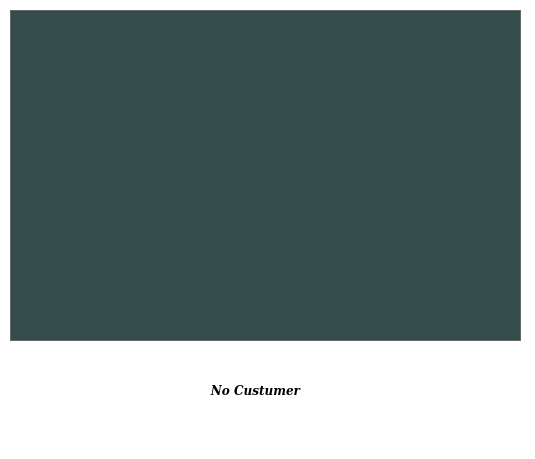
<?xml version="1.0" encoding="UTF-8"?>
<ui version="4.0">
 <class>Odyssey_S</class>
 <widget class="QMainWindow" name="Odyssey_S">
  <property name="geometry">
   <rect>
    <x>0</x>
    <y>0</y>
    <width>535</width>
    <height>459</height>
   </rect>
  </property>
  <property name="minimumSize">
   <size>
    <width>535</width>
    <height>459</height>
   </size>
  </property>
  <property name="maximumSize">
   <size>
    <width>535</width>
    <height>459</height>
   </size>
  </property>
  <property name="palette">
   <palette>
    <active>
     <colorrole role="WindowText">
      <brush brushstyle="SolidPattern">
       <color alpha="255">
        <red>0</red>
        <green>0</green>
        <blue>0</blue>
       </color>
      </brush>
     </colorrole>
     <colorrole role="Button">
      <brush brushstyle="SolidPattern">
       <color alpha="255">
        <red>95</red>
        <green>95</green>
        <blue>95</blue>
       </color>
      </brush>
     </colorrole>
     <colorrole role="Light">
      <brush brushstyle="SolidPattern">
       <color alpha="255">
        <red>255</red>
        <green>255</green>
        <blue>255</blue>
       </color>
      </brush>
     </colorrole>
     <colorrole role="Midlight">
      <brush brushstyle="SolidPattern">
       <color alpha="255">
        <red>255</red>
        <green>255</green>
        <blue>255</blue>
       </color>
      </brush>
     </colorrole>
     <colorrole role="Dark">
      <brush brushstyle="SolidPattern">
       <color alpha="255">
        <red>127</red>
        <green>127</green>
        <blue>127</blue>
       </color>
      </brush>
     </colorrole>
     <colorrole role="Mid">
      <brush brushstyle="SolidPattern">
       <color alpha="255">
        <red>170</red>
        <green>170</green>
        <blue>170</blue>
       </color>
      </brush>
     </colorrole>
     <colorrole role="Text">
      <brush brushstyle="SolidPattern">
       <color alpha="255">
        <red>0</red>
        <green>0</green>
        <blue>0</blue>
       </color>
      </brush>
     </colorrole>
     <colorrole role="BrightText">
      <brush brushstyle="SolidPattern">
       <color alpha="255">
        <red>255</red>
        <green>255</green>
        <blue>255</blue>
       </color>
      </brush>
     </colorrole>
     <colorrole role="ButtonText">
      <brush brushstyle="SolidPattern">
       <color alpha="255">
        <red>0</red>
        <green>0</green>
        <blue>0</blue>
       </color>
      </brush>
     </colorrole>
     <colorrole role="Base">
      <brush brushstyle="SolidPattern">
       <color alpha="255">
        <red>255</red>
        <green>255</green>
        <blue>255</blue>
       </color>
      </brush>
     </colorrole>
     <colorrole role="Window">
      <brush brushstyle="SolidPattern">
       <color alpha="255">
        <red>255</red>
        <green>255</green>
        <blue>255</blue>
       </color>
      </brush>
     </colorrole>
     <colorrole role="Shadow">
      <brush brushstyle="SolidPattern">
       <color alpha="255">
        <red>0</red>
        <green>0</green>
        <blue>0</blue>
       </color>
      </brush>
     </colorrole>
     <colorrole role="AlternateBase">
      <brush brushstyle="SolidPattern">
       <color alpha="255">
        <red>255</red>
        <green>255</green>
        <blue>255</blue>
       </color>
      </brush>
     </colorrole>
     <colorrole role="ToolTipBase">
      <brush brushstyle="SolidPattern">
       <color alpha="255">
        <red>255</red>
        <green>255</green>
        <blue>220</blue>
       </color>
      </brush>
     </colorrole>
     <colorrole role="ToolTipText">
      <brush brushstyle="SolidPattern">
       <color alpha="255">
        <red>0</red>
        <green>0</green>
        <blue>0</blue>
       </color>
      </brush>
     </colorrole>
    </active>
    <inactive>
     <colorrole role="WindowText">
      <brush brushstyle="SolidPattern">
       <color alpha="255">
        <red>0</red>
        <green>0</green>
        <blue>0</blue>
       </color>
      </brush>
     </colorrole>
     <colorrole role="Button">
      <brush brushstyle="SolidPattern">
       <color alpha="255">
        <red>95</red>
        <green>95</green>
        <blue>95</blue>
       </color>
      </brush>
     </colorrole>
     <colorrole role="Light">
      <brush brushstyle="SolidPattern">
       <color alpha="255">
        <red>255</red>
        <green>255</green>
        <blue>255</blue>
       </color>
      </brush>
     </colorrole>
     <colorrole role="Midlight">
      <brush brushstyle="SolidPattern">
       <color alpha="255">
        <red>255</red>
        <green>255</green>
        <blue>255</blue>
       </color>
      </brush>
     </colorrole>
     <colorrole role="Dark">
      <brush brushstyle="SolidPattern">
       <color alpha="255">
        <red>127</red>
        <green>127</green>
        <blue>127</blue>
       </color>
      </brush>
     </colorrole>
     <colorrole role="Mid">
      <brush brushstyle="SolidPattern">
       <color alpha="255">
        <red>170</red>
        <green>170</green>
        <blue>170</blue>
       </color>
      </brush>
     </colorrole>
     <colorrole role="Text">
      <brush brushstyle="SolidPattern">
       <color alpha="255">
        <red>0</red>
        <green>0</green>
        <blue>0</blue>
       </color>
      </brush>
     </colorrole>
     <colorrole role="BrightText">
      <brush brushstyle="SolidPattern">
       <color alpha="255">
        <red>255</red>
        <green>255</green>
        <blue>255</blue>
       </color>
      </brush>
     </colorrole>
     <colorrole role="ButtonText">
      <brush brushstyle="SolidPattern">
       <color alpha="255">
        <red>0</red>
        <green>0</green>
        <blue>0</blue>
       </color>
      </brush>
     </colorrole>
     <colorrole role="Base">
      <brush brushstyle="SolidPattern">
       <color alpha="255">
        <red>255</red>
        <green>255</green>
        <blue>255</blue>
       </color>
      </brush>
     </colorrole>
     <colorrole role="Window">
      <brush brushstyle="SolidPattern">
       <color alpha="255">
        <red>255</red>
        <green>255</green>
        <blue>255</blue>
       </color>
      </brush>
     </colorrole>
     <colorrole role="Shadow">
      <brush brushstyle="SolidPattern">
       <color alpha="255">
        <red>0</red>
        <green>0</green>
        <blue>0</blue>
       </color>
      </brush>
     </colorrole>
     <colorrole role="AlternateBase">
      <brush brushstyle="SolidPattern">
       <color alpha="255">
        <red>255</red>
        <green>255</green>
        <blue>255</blue>
       </color>
      </brush>
     </colorrole>
     <colorrole role="ToolTipBase">
      <brush brushstyle="SolidPattern">
       <color alpha="255">
        <red>255</red>
        <green>255</green>
        <blue>220</blue>
       </color>
      </brush>
     </colorrole>
     <colorrole role="ToolTipText">
      <brush brushstyle="SolidPattern">
       <color alpha="255">
        <red>0</red>
        <green>0</green>
        <blue>0</blue>
       </color>
      </brush>
     </colorrole>
    </inactive>
    <disabled>
     <colorrole role="WindowText">
      <brush brushstyle="SolidPattern">
       <color alpha="255">
        <red>127</red>
        <green>127</green>
        <blue>127</blue>
       </color>
      </brush>
     </colorrole>
     <colorrole role="Button">
      <brush brushstyle="SolidPattern">
       <color alpha="255">
        <red>95</red>
        <green>95</green>
        <blue>95</blue>
       </color>
      </brush>
     </colorrole>
     <colorrole role="Light">
      <brush brushstyle="SolidPattern">
       <color alpha="255">
        <red>255</red>
        <green>255</green>
        <blue>255</blue>
       </color>
      </brush>
     </colorrole>
     <colorrole role="Midlight">
      <brush brushstyle="SolidPattern">
       <color alpha="255">
        <red>255</red>
        <green>255</green>
        <blue>255</blue>
       </color>
      </brush>
     </colorrole>
     <colorrole role="Dark">
      <brush brushstyle="SolidPattern">
       <color alpha="255">
        <red>127</red>
        <green>127</green>
        <blue>127</blue>
       </color>
      </brush>
     </colorrole>
     <colorrole role="Mid">
      <brush brushstyle="SolidPattern">
       <color alpha="255">
        <red>170</red>
        <green>170</green>
        <blue>170</blue>
       </color>
      </brush>
     </colorrole>
     <colorrole role="Text">
      <brush brushstyle="SolidPattern">
       <color alpha="255">
        <red>127</red>
        <green>127</green>
        <blue>127</blue>
       </color>
      </brush>
     </colorrole>
     <colorrole role="BrightText">
      <brush brushstyle="SolidPattern">
       <color alpha="255">
        <red>255</red>
        <green>255</green>
        <blue>255</blue>
       </color>
      </brush>
     </colorrole>
     <colorrole role="ButtonText">
      <brush brushstyle="SolidPattern">
       <color alpha="255">
        <red>127</red>
        <green>127</green>
        <blue>127</blue>
       </color>
      </brush>
     </colorrole>
     <colorrole role="Base">
      <brush brushstyle="SolidPattern">
       <color alpha="255">
        <red>255</red>
        <green>255</green>
        <blue>255</blue>
       </color>
      </brush>
     </colorrole>
     <colorrole role="Window">
      <brush brushstyle="SolidPattern">
       <color alpha="255">
        <red>255</red>
        <green>255</green>
        <blue>255</blue>
       </color>
      </brush>
     </colorrole>
     <colorrole role="Shadow">
      <brush brushstyle="SolidPattern">
       <color alpha="255">
        <red>0</red>
        <green>0</green>
        <blue>0</blue>
       </color>
      </brush>
     </colorrole>
     <colorrole role="AlternateBase">
      <brush brushstyle="SolidPattern">
       <color alpha="255">
        <red>255</red>
        <green>255</green>
        <blue>255</blue>
       </color>
      </brush>
     </colorrole>
     <colorrole role="ToolTipBase">
      <brush brushstyle="SolidPattern">
       <color alpha="255">
        <red>255</red>
        <green>255</green>
        <blue>220</blue>
       </color>
      </brush>
     </colorrole>
     <colorrole role="ToolTipText">
      <brush brushstyle="SolidPattern">
       <color alpha="255">
        <red>0</red>
        <green>0</green>
        <blue>0</blue>
       </color>
      </brush>
     </colorrole>
    </disabled>
   </palette>
  </property>
  <property name="windowTitle">
   <string>Odyssey_S</string>
  </property>
  <widget class="QWidget" name="centralWidget">
   <widget class="QLabel" name="label">
    <property name="geometry">
     <rect>
      <x>20</x>
      <y>350</y>
      <width>71</width>
      <height>81</height>
     </rect>
    </property>
    <property name="text">
     <string/>
    </property>
    <property name="pixmap">
     <pixmap>:/img/xml.png</pixmap>
    </property>
    <property name="scaledContents">
     <bool>true</bool>
    </property>
   </widget>
   <widget class="QLabel" name="label_2">
    <property name="geometry">
     <rect>
      <x>420</x>
      <y>350</y>
      <width>71</width>
      <height>81</height>
     </rect>
    </property>
    <property name="text">
     <string/>
    </property>
    <property name="pixmap">
     <pixmap>:/img/json.png</pixmap>
    </property>
    <property name="scaledContents">
     <bool>true</bool>
    </property>
   </widget>
   <widget class="QLabel" name="label_3">
    <property name="geometry">
     <rect>
      <x>150</x>
      <y>380</y>
      <width>211</width>
      <height>20</height>
     </rect>
    </property>
    <property name="font">
     <font>
      <family>DejaVu Serif</family>
      <weight>75</weight>
      <italic>true</italic>
      <bold>true</bold>
     </font>
    </property>
    <property name="text">
     <string>No Custumer</string>
    </property>
    <property name="alignment">
     <set>Qt::AlignCenter</set>
    </property>
   </widget>
   <widget class="QPlainTextEdit" name="plainTextEdit">
    <property name="enabled">
     <bool>true</bool>
    </property>
    <property name="geometry">
     <rect>
      <x>10</x>
      <y>10</y>
      <width>511</width>
      <height>331</height>
     </rect>
    </property>
    <property name="palette">
     <palette>
      <active>
       <colorrole role="WindowText">
        <brush brushstyle="SolidPattern">
         <color alpha="255">
          <red>0</red>
          <green>0</green>
          <blue>0</blue>
         </color>
        </brush>
       </colorrole>
       <colorrole role="Button">
        <brush brushstyle="SolidPattern">
         <color alpha="255">
          <red>135</red>
          <green>135</green>
          <blue>135</blue>
         </color>
        </brush>
       </colorrole>
       <colorrole role="Light">
        <brush brushstyle="SolidPattern">
         <color alpha="255">
          <red>203</red>
          <green>203</green>
          <blue>203</blue>
         </color>
        </brush>
       </colorrole>
       <colorrole role="Midlight">
        <brush brushstyle="SolidPattern">
         <color alpha="255">
          <red>169</red>
          <green>169</green>
          <blue>169</blue>
         </color>
        </brush>
       </colorrole>
       <colorrole role="Dark">
        <brush brushstyle="SolidPattern">
         <color alpha="255">
          <red>67</red>
          <green>67</green>
          <blue>67</blue>
         </color>
        </brush>
       </colorrole>
       <colorrole role="Mid">
        <brush brushstyle="SolidPattern">
         <color alpha="255">
          <red>90</red>
          <green>90</green>
          <blue>90</blue>
         </color>
        </brush>
       </colorrole>
       <colorrole role="Text">
        <brush brushstyle="SolidPattern">
         <color alpha="255">
          <red>0</red>
          <green>0</green>
          <blue>0</blue>
         </color>
        </brush>
       </colorrole>
       <colorrole role="BrightText">
        <brush brushstyle="SolidPattern">
         <color alpha="255">
          <red>255</red>
          <green>255</green>
          <blue>255</blue>
         </color>
        </brush>
       </colorrole>
       <colorrole role="ButtonText">
        <brush brushstyle="SolidPattern">
         <color alpha="255">
          <red>0</red>
          <green>0</green>
          <blue>0</blue>
         </color>
        </brush>
       </colorrole>
       <colorrole role="Base">
        <brush brushstyle="SolidPattern">
         <color alpha="255">
          <red>51</red>
          <green>77</green>
          <blue>77</blue>
         </color>
        </brush>
       </colorrole>
       <colorrole role="Window">
        <brush brushstyle="SolidPattern">
         <color alpha="255">
          <red>135</red>
          <green>135</green>
          <blue>135</blue>
         </color>
        </brush>
       </colorrole>
       <colorrole role="Shadow">
        <brush brushstyle="SolidPattern">
         <color alpha="255">
          <red>0</red>
          <green>0</green>
          <blue>0</blue>
         </color>
        </brush>
       </colorrole>
       <colorrole role="AlternateBase">
        <brush brushstyle="SolidPattern">
         <color alpha="255">
          <red>195</red>
          <green>195</green>
          <blue>195</blue>
         </color>
        </brush>
       </colorrole>
       <colorrole role="ToolTipBase">
        <brush brushstyle="SolidPattern">
         <color alpha="255">
          <red>255</red>
          <green>255</green>
          <blue>220</blue>
         </color>
        </brush>
       </colorrole>
       <colorrole role="ToolTipText">
        <brush brushstyle="SolidPattern">
         <color alpha="255">
          <red>0</red>
          <green>0</green>
          <blue>0</blue>
         </color>
        </brush>
       </colorrole>
      </active>
      <inactive>
       <colorrole role="WindowText">
        <brush brushstyle="SolidPattern">
         <color alpha="255">
          <red>0</red>
          <green>0</green>
          <blue>0</blue>
         </color>
        </brush>
       </colorrole>
       <colorrole role="Button">
        <brush brushstyle="SolidPattern">
         <color alpha="255">
          <red>135</red>
          <green>135</green>
          <blue>135</blue>
         </color>
        </brush>
       </colorrole>
       <colorrole role="Light">
        <brush brushstyle="SolidPattern">
         <color alpha="255">
          <red>203</red>
          <green>203</green>
          <blue>203</blue>
         </color>
        </brush>
       </colorrole>
       <colorrole role="Midlight">
        <brush brushstyle="SolidPattern">
         <color alpha="255">
          <red>169</red>
          <green>169</green>
          <blue>169</blue>
         </color>
        </brush>
       </colorrole>
       <colorrole role="Dark">
        <brush brushstyle="SolidPattern">
         <color alpha="255">
          <red>67</red>
          <green>67</green>
          <blue>67</blue>
         </color>
        </brush>
       </colorrole>
       <colorrole role="Mid">
        <brush brushstyle="SolidPattern">
         <color alpha="255">
          <red>90</red>
          <green>90</green>
          <blue>90</blue>
         </color>
        </brush>
       </colorrole>
       <colorrole role="Text">
        <brush brushstyle="SolidPattern">
         <color alpha="255">
          <red>0</red>
          <green>0</green>
          <blue>0</blue>
         </color>
        </brush>
       </colorrole>
       <colorrole role="BrightText">
        <brush brushstyle="SolidPattern">
         <color alpha="255">
          <red>255</red>
          <green>255</green>
          <blue>255</blue>
         </color>
        </brush>
       </colorrole>
       <colorrole role="ButtonText">
        <brush brushstyle="SolidPattern">
         <color alpha="255">
          <red>0</red>
          <green>0</green>
          <blue>0</blue>
         </color>
        </brush>
       </colorrole>
       <colorrole role="Base">
        <brush brushstyle="SolidPattern">
         <color alpha="255">
          <red>51</red>
          <green>77</green>
          <blue>77</blue>
         </color>
        </brush>
       </colorrole>
       <colorrole role="Window">
        <brush brushstyle="SolidPattern">
         <color alpha="255">
          <red>135</red>
          <green>135</green>
          <blue>135</blue>
         </color>
        </brush>
       </colorrole>
       <colorrole role="Shadow">
        <brush brushstyle="SolidPattern">
         <color alpha="255">
          <red>0</red>
          <green>0</green>
          <blue>0</blue>
         </color>
        </brush>
       </colorrole>
       <colorrole role="AlternateBase">
        <brush brushstyle="SolidPattern">
         <color alpha="255">
          <red>195</red>
          <green>195</green>
          <blue>195</blue>
         </color>
        </brush>
       </colorrole>
       <colorrole role="ToolTipBase">
        <brush brushstyle="SolidPattern">
         <color alpha="255">
          <red>255</red>
          <green>255</green>
          <blue>220</blue>
         </color>
        </brush>
       </colorrole>
       <colorrole role="ToolTipText">
        <brush brushstyle="SolidPattern">
         <color alpha="255">
          <red>0</red>
          <green>0</green>
          <blue>0</blue>
         </color>
        </brush>
       </colorrole>
      </inactive>
      <disabled>
       <colorrole role="WindowText">
        <brush brushstyle="SolidPattern">
         <color alpha="255">
          <red>67</red>
          <green>67</green>
          <blue>67</blue>
         </color>
        </brush>
       </colorrole>
       <colorrole role="Button">
        <brush brushstyle="SolidPattern">
         <color alpha="255">
          <red>135</red>
          <green>135</green>
          <blue>135</blue>
         </color>
        </brush>
       </colorrole>
       <colorrole role="Light">
        <brush brushstyle="SolidPattern">
         <color alpha="255">
          <red>203</red>
          <green>203</green>
          <blue>203</blue>
         </color>
        </brush>
       </colorrole>
       <colorrole role="Midlight">
        <brush brushstyle="SolidPattern">
         <color alpha="255">
          <red>169</red>
          <green>169</green>
          <blue>169</blue>
         </color>
        </brush>
       </colorrole>
       <colorrole role="Dark">
        <brush brushstyle="SolidPattern">
         <color alpha="255">
          <red>67</red>
          <green>67</green>
          <blue>67</blue>
         </color>
        </brush>
       </colorrole>
       <colorrole role="Mid">
        <brush brushstyle="SolidPattern">
         <color alpha="255">
          <red>90</red>
          <green>90</green>
          <blue>90</blue>
         </color>
        </brush>
       </colorrole>
       <colorrole role="Text">
        <brush brushstyle="SolidPattern">
         <color alpha="255">
          <red>67</red>
          <green>67</green>
          <blue>67</blue>
         </color>
        </brush>
       </colorrole>
       <colorrole role="BrightText">
        <brush brushstyle="SolidPattern">
         <color alpha="255">
          <red>255</red>
          <green>255</green>
          <blue>255</blue>
         </color>
        </brush>
       </colorrole>
       <colorrole role="ButtonText">
        <brush brushstyle="SolidPattern">
         <color alpha="255">
          <red>67</red>
          <green>67</green>
          <blue>67</blue>
         </color>
        </brush>
       </colorrole>
       <colorrole role="Base">
        <brush brushstyle="SolidPattern">
         <color alpha="255">
          <red>135</red>
          <green>135</green>
          <blue>135</blue>
         </color>
        </brush>
       </colorrole>
       <colorrole role="Window">
        <brush brushstyle="SolidPattern">
         <color alpha="255">
          <red>135</red>
          <green>135</green>
          <blue>135</blue>
         </color>
        </brush>
       </colorrole>
       <colorrole role="Shadow">
        <brush brushstyle="SolidPattern">
         <color alpha="255">
          <red>0</red>
          <green>0</green>
          <blue>0</blue>
         </color>
        </brush>
       </colorrole>
       <colorrole role="AlternateBase">
        <brush brushstyle="SolidPattern">
         <color alpha="255">
          <red>135</red>
          <green>135</green>
          <blue>135</blue>
         </color>
        </brush>
       </colorrole>
       <colorrole role="ToolTipBase">
        <brush brushstyle="SolidPattern">
         <color alpha="255">
          <red>255</red>
          <green>255</green>
          <blue>220</blue>
         </color>
        </brush>
       </colorrole>
       <colorrole role="ToolTipText">
        <brush brushstyle="SolidPattern">
         <color alpha="255">
          <red>0</red>
          <green>0</green>
          <blue>0</blue>
         </color>
        </brush>
       </colorrole>
      </disabled>
     </palette>
    </property>
    <property name="toolTip">
     <string>Console</string>
    </property>
    <property name="readOnly">
     <bool>true</bool>
    </property>
    <property name="centerOnScroll">
     <bool>false</bool>
    </property>
   </widget>
  </widget>
  <widget class="QMenuBar" name="menuBar">
   <property name="geometry">
    <rect>
     <x>0</x>
     <y>0</y>
     <width>535</width>
     <height>19</height>
    </rect>
   </property>
  </widget>
 </widget>
 <layoutdefault spacing="6" margin="11"/>
 <resources/>
 <connections/>
</ui>
